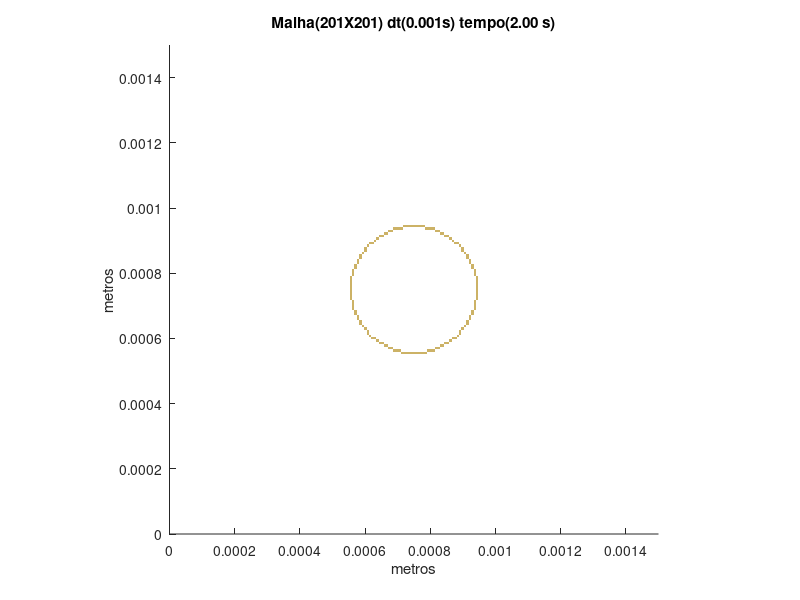

The MATLAB script that drew this image:
set (gca,'PlotBoxAspectRatio',[1 1 1],'Xlim',[0,0.0015],'Ylim',[0,0.0015])
hold on
title('Malha(201X201) dt(0.001s) tempo(2.00 s)')
hold on
ylabel('metros')
hold on
xlabel('metros')
hold on

fill([0.000708955223880597 0.000708955223880597 0.000716417910447761 0.000716417910447761],[0.000552238805970149 0.000559701492537313 0.000559701492537313 0.000552238805970149],[0.8,0.7,0.4],'LineStyle','none')

fill([0.000716417910447761 0.000716417910447761 0.000723880597014925 0.000723880597014925],[0.000552238805970149 0.000559701492537313 0.000559701492537313 0.000552238805970149],[0.8,0.7,0.4],'LineStyle','none')

fill([0.000723880597014925 0.000723880597014925 0.00073134328358209 0.00073134328358209],[0.000552238805970149 0.000559701492537313 0.000559701492537313 0.000552238805970149],[0.8,0.7,0.4],'LineStyle','none')

fill([0.00073134328358209 0.00073134328358209 0.000738805970149254 0.000738805970149254],[0.000552238805970149 0.000559701492537313 0.000559701492537313 0.000552238805970149],[0.8,0.7,0.4],'LineStyle','none')

fill([0.000738805970149254 0.000738805970149254 0.000746268656716418 0.000746268656716418],[0.000552238805970149 0.000559701492537313 0.000559701492537313 0.000552238805970149],[0.8,0.7,0.4],'LineStyle','none')

fill([0.000746268656716418 0.000746268656716418 0.000753731343283582 0.000753731343283582],[0.000552238805970149 0.000559701492537313 0.000559701492537313 0.000552238805970149],[0.8,0.7,0.4],'LineStyle','none')

fill([0.000753731343283582 0.000753731343283582 0.000761194029850746 0.000761194029850746],[0.000552238805970149 0.000559701492537313 0.000559701492537313 0.000552238805970149],[0.8,0.7,0.4],'LineStyle','none')

fill([0.000761194029850746 0.000761194029850746 0.000768656716417911 0.000768656716417911],[0.000552238805970149 0.000559701492537313 0.000559701492537313 0.000552238805970149],[0.8,0.7,0.4],'LineStyle','none')

fill([0.000768656716417911 0.000768656716417911 0.000776119402985075 0.000776119402985075],[0.000552238805970149 0.000559701492537313 0.000559701492537313 0.000552238805970149],[0.8,0.7,0.4],'LineStyle','none')

fill([0.000776119402985075 0.000776119402985075 0.000783582089552239 0.000783582089552239],[0.000552238805970149 0.000559701492537313 0.000559701492537313 0.000552238805970149],[0.8,0.7,0.4],'LineStyle','none')

fill([0.000783582089552239 0.000783582089552239 0.000791044776119403 0.000791044776119403],[0.000552238805970149 0.000559701492537313 0.000559701492537313 0.000552238805970149],[0.8,0.7,0.4],'LineStyle','none')

fill([0.000686567164179104 0.000686567164179104 0.000694029850746269 0.000694029850746269],[0.000559701492537313 0.000567164179104478 0.000567164179104478 0.000559701492537313],[0.8,0.7,0.4],'LineStyle','none')

fill([0.000694029850746269 0.000694029850746269 0.000701492537313433 0.000701492537313433],[0.000559701492537313 0.000567164179104478 0.000567164179104478 0.000559701492537313],[0.8,0.7,0.4],'LineStyle','none')

fill([0.000701492537313433 0.000701492537313433 0.000708955223880597 0.000708955223880597],[0.000559701492537313 0.000567164179104478 0.000567164179104478 0.000559701492537313],[0.8,0.7,0.4],'LineStyle','none')

fill([0.000791044776119403 0.000791044776119403 0.000798507462686567 0.000798507462686567],[0.000559701492537313 0.000567164179104478 0.000567164179104478 0.000559701492537313],[0.8,0.7,0.4],'LineStyle','none')

fill([0.000798507462686567 0.000798507462686567 0.000805970149253731 0.000805970149253731],[0.000559701492537313 0.000567164179104478 0.000567164179104478 0.000559701492537313],[0.8,0.7,0.4],'LineStyle','none')

fill([0.000805970149253731 0.000805970149253731 0.000813432835820896 0.000813432835820896],[0.000559701492537313 0.000567164179104478 0.000567164179104478 0.000559701492537313],[0.8,0.7,0.4],'LineStyle','none')

fill([0.000671641791044776 0.000671641791044776 0.00067910447761194 0.00067910447761194],[0.000567164179104478 0.000574626865671642 0.000574626865671642 0.000567164179104478],[0.8,0.7,0.4],'LineStyle','none')

fill([0.00067910447761194 0.00067910447761194 0.000686567164179104 0.000686567164179104],[0.000567164179104478 0.000574626865671642 0.000574626865671642 0.000567164179104478],[0.8,0.7,0.4],'LineStyle','none')

fill([0.000813432835820896 0.000813432835820896 0.00082089552238806 0.00082089552238806],[0.000567164179104478 0.000574626865671642 0.000574626865671642 0.000567164179104478],[0.8,0.7,0.4],'LineStyle','none')

fill([0.00082089552238806 0.00082089552238806 0.000828358208955224 0.000828358208955224],[0.000567164179104478 0.000574626865671642 0.000574626865671642 0.000567164179104478],[0.8,0.7,0.4],'LineStyle','none')

fill([0.000656716417910448 0.000656716417910448 0.000664179104477612 0.000664179104477612],[0.000574626865671642 0.000582089552238806 0.000582089552238806 0.000574626865671642],[0.8,0.7,0.4],'LineStyle','none')

fill([0.000664179104477612 0.000664179104477612 0.000671641791044776 0.000671641791044776],[0.000574626865671642 0.000582089552238806 0.000582089552238806 0.000574626865671642],[0.8,0.7,0.4],'LineStyle','none')

fill([0.000828358208955224 0.000828358208955224 0.000835820895522388 0.000835820895522388],[0.000574626865671642 0.000582089552238806 0.000582089552238806 0.000574626865671642],[0.8,0.7,0.4],'LineStyle','none')

fill([0.000835820895522388 0.000835820895522388 0.000843283582089552 0.000843283582089552],[0.000574626865671642 0.000582089552238806 0.000582089552238806 0.000574626865671642],[0.8,0.7,0.4],'LineStyle','none')

fill([0.000641791044776119 0.000641791044776119 0.000649253731343284 0.000649253731343284],[0.000582089552238806 0.00058955223880597 0.00058955223880597 0.000582089552238806],[0.8,0.7,0.4],'LineStyle','none')

fill([0.000649253731343284 0.000649253731343284 0.000656716417910448 0.000656716417910448],[0.000582089552238806 0.00058955223880597 0.00058955223880597 0.000582089552238806],[0.8,0.7,0.4],'LineStyle','none')

fill([0.000843283582089552 0.000843283582089552 0.000850746268656716 0.000850746268656716],[0.000582089552238806 0.00058955223880597 0.00058955223880597 0.000582089552238806],[0.8,0.7,0.4],'LineStyle','none')

fill([0.000850746268656716 0.000850746268656716 0.000858208955223881 0.000858208955223881],[0.000582089552238806 0.00058955223880597 0.00058955223880597 0.000582089552238806],[0.8,0.7,0.4],'LineStyle','none')

fill([0.000634328358208955 0.000634328358208955 0.000641791044776119 0.000641791044776119],[0.00058955223880597 0.000597014925373134 0.000597014925373134 0.00058955223880597],[0.8,0.7,0.4],'LineStyle','none')

fill([0.000858208955223881 0.000858208955223881 0.000865671641791045 0.000865671641791045],[0.00058955223880597 0.000597014925373134 0.000597014925373134 0.00058955223880597],[0.8,0.7,0.4],'LineStyle','none')

fill([0.000619402985074627 0.000619402985074627 0.000626865671641791 0.000626865671641791],[0.000597014925373134 0.000604477611940299 0.000604477611940299 0.000597014925373134],[0.8,0.7,0.4],'LineStyle','none')

fill([0.000626865671641791 0.000626865671641791 0.000634328358208955 0.000634328358208955],[0.000597014925373134 0.000604477611940299 0.000604477611940299 0.000597014925373134],[0.8,0.7,0.4],'LineStyle','none')

fill([0.000865671641791045 0.000865671641791045 0.000873134328358209 0.000873134328358209],[0.000597014925373134 0.000604477611940299 0.000604477611940299 0.000597014925373134],[0.8,0.7,0.4],'LineStyle','none')

fill([0.000873134328358209 0.000873134328358209 0.000880597014925373 0.000880597014925373],[0.000597014925373134 0.000604477611940299 0.000604477611940299 0.000597014925373134],[0.8,0.7,0.4],'LineStyle','none')

fill([0.000611940298507463 0.000611940298507463 0.000619402985074627 0.000619402985074627],[0.000604477611940299 0.000611940298507463 0.000611940298507463 0.000604477611940299],[0.8,0.7,0.4],'LineStyle','none')

fill([0.000880597014925373 0.000880597014925373 0.000888059701492537 0.000888059701492537],[0.000604477611940299 0.000611940298507463 0.000611940298507463 0.000604477611940299],[0.8,0.7,0.4],'LineStyle','none')

fill([0.000604477611940299 0.000604477611940299 0.000611940298507463 0.000611940298507463],[0.000611940298507463 0.000619402985074627 0.000619402985074627 0.000611940298507463],[0.8,0.7,0.4],'LineStyle','none')

fill([0.000888059701492537 0.000888059701492537 0.000895522388059702 0.000895522388059702],[0.000611940298507463 0.000619402985074627 0.000619402985074627 0.000611940298507463],[0.8,0.7,0.4],'LineStyle','none')

fill([0.000604477611940299 0.000604477611940299 0.000611940298507463 0.000611940298507463],[0.000619402985074627 0.000626865671641791 0.000626865671641791 0.000619402985074627],[0.8,0.7,0.4],'LineStyle','none')

fill([0.000888059701492537 0.000888059701492537 0.000895522388059702 0.000895522388059702],[0.000619402985074627 0.000626865671641791 0.000626865671641791 0.000619402985074627],[0.8,0.7,0.4],'LineStyle','none')

fill([0.000597014925373134 0.000597014925373134 0.000604477611940299 0.000604477611940299],[0.000626865671641791 0.000634328358208955 0.000634328358208955 0.000626865671641791],[0.8,0.7,0.4],'LineStyle','none')

fill([0.000895522388059702 0.000895522388059702 0.000902985074626866 0.000902985074626866],[0.000626865671641791 0.000634328358208955 0.000634328358208955 0.000626865671641791],[0.8,0.7,0.4],'LineStyle','none')

fill([0.00058955223880597 0.00058955223880597 0.000597014925373134 0.000597014925373134],[0.000634328358208955 0.000641791044776119 0.000641791044776119 0.000634328358208955],[0.8,0.7,0.4],'LineStyle','none')

fill([0.000902985074626866 0.000902985074626866 0.00091044776119403 0.00091044776119403],[0.000634328358208955 0.000641791044776119 0.000641791044776119 0.000634328358208955],[0.8,0.7,0.4],'LineStyle','none')

fill([0.000582089552238806 0.000582089552238806 0.00058955223880597 0.00058955223880597],[0.000641791044776119 0.000649253731343284 0.000649253731343284 0.000641791044776119],[0.8,0.7,0.4],'LineStyle','none')

fill([0.00091044776119403 0.00091044776119403 0.000917910447761194 0.000917910447761194],[0.000641791044776119 0.000649253731343284 0.000649253731343284 0.000641791044776119],[0.8,0.7,0.4],'LineStyle','none')

fill([0.000582089552238806 0.000582089552238806 0.00058955223880597 0.00058955223880597],[0.000649253731343284 0.000656716417910448 0.000656716417910448 0.000649253731343284],[0.8,0.7,0.4],'LineStyle','none')

fill([0.00091044776119403 0.00091044776119403 0.000917910447761194 0.000917910447761194],[0.000649253731343284 0.000656716417910448 0.000656716417910448 0.000649253731343284],[0.8,0.7,0.4],'LineStyle','none')

fill([0.000574626865671642 0.000574626865671642 0.000582089552238806 0.000582089552238806],[0.000656716417910448 0.000664179104477612 0.000664179104477612 0.000656716417910448],[0.8,0.7,0.4],'LineStyle','none')

fill([0.000917910447761194 0.000917910447761194 0.000925373134328358 0.000925373134328358],[0.000656716417910448 0.000664179104477612 0.000664179104477612 0.000656716417910448],[0.8,0.7,0.4],'LineStyle','none')

fill([0.000574626865671642 0.000574626865671642 0.000582089552238806 0.000582089552238806],[0.000664179104477612 0.000671641791044776 0.000671641791044776 0.000664179104477612],[0.8,0.7,0.4],'LineStyle','none')

fill([0.000917910447761194 0.000917910447761194 0.000925373134328358 0.000925373134328358],[0.000664179104477612 0.000671641791044776 0.000671641791044776 0.000664179104477612],[0.8,0.7,0.4],'LineStyle','none')

fill([0.000567164179104478 0.000567164179104478 0.000574626865671642 0.000574626865671642],[0.000671641791044776 0.00067910447761194 0.00067910447761194 0.000671641791044776],[0.8,0.7,0.4],'LineStyle','none')

fill([0.000925373134328358 0.000925373134328358 0.000932835820895522 0.000932835820895522],[0.000671641791044776 0.00067910447761194 0.00067910447761194 0.000671641791044776],[0.8,0.7,0.4],'LineStyle','none')

fill([0.000567164179104478 0.000567164179104478 0.000574626865671642 0.000574626865671642],[0.00067910447761194 0.000686567164179104 0.000686567164179104 0.00067910447761194],[0.8,0.7,0.4],'LineStyle','none')

fill([0.000925373134328358 0.000925373134328358 0.000932835820895522 0.000932835820895522],[0.00067910447761194 0.000686567164179104 0.000686567164179104 0.00067910447761194],[0.8,0.7,0.4],'LineStyle','none')

fill([0.000559701492537313 0.000559701492537313 0.000567164179104478 0.000567164179104478],[0.000686567164179104 0.000694029850746269 0.000694029850746269 0.000686567164179104],[0.8,0.7,0.4],'LineStyle','none')

fill([0.000932835820895522 0.000932835820895522 0.000940298507462687 0.000940298507462687],[0.000686567164179104 0.000694029850746269 0.000694029850746269 0.000686567164179104],[0.8,0.7,0.4],'LineStyle','none')

fill([0.000559701492537313 0.000559701492537313 0.000567164179104478 0.000567164179104478],[0.000694029850746269 0.000701492537313433 0.000701492537313433 0.000694029850746269],[0.8,0.7,0.4],'LineStyle','none')

fill([0.000932835820895522 0.000932835820895522 0.000940298507462687 0.000940298507462687],[0.000694029850746269 0.000701492537313433 0.000701492537313433 0.000694029850746269],[0.8,0.7,0.4],'LineStyle','none')

fill([0.000559701492537313 0.000559701492537313 0.000567164179104478 0.000567164179104478],[0.000701492537313433 0.000708955223880597 0.000708955223880597 0.000701492537313433],[0.8,0.7,0.4],'LineStyle','none')

fill([0.000932835820895522 0.000932835820895522 0.000940298507462687 0.000940298507462687],[0.000701492537313433 0.000708955223880597 0.000708955223880597 0.000701492537313433],[0.8,0.7,0.4],'LineStyle','none')

fill([0.000559701492537313 0.000559701492537313 0.000567164179104478 0.000567164179104478],[0.000708955223880597 0.000716417910447761 0.000716417910447761 0.000708955223880597],[0.8,0.7,0.4],'LineStyle','none')

fill([0.000932835820895522 0.000932835820895522 0.000940298507462687 0.000940298507462687],[0.000708955223880597 0.000716417910447761 0.000716417910447761 0.000708955223880597],[0.8,0.7,0.4],'LineStyle','none')

fill([0.000552238805970149 0.000552238805970149 0.000559701492537313 0.000559701492537313],[0.000716417910447761 0.000723880597014925 0.000723880597014925 0.000716417910447761],[0.8,0.7,0.4],'LineStyle','none')

fill([0.000940298507462687 0.000940298507462687 0.000947761194029851 0.000947761194029851],[0.000716417910447761 0.000723880597014925 0.000723880597014925 0.000716417910447761],[0.8,0.7,0.4],'LineStyle','none')

fill([0.000552238805970149 0.000552238805970149 0.000559701492537313 0.000559701492537313],[0.000723880597014925 0.00073134328358209 0.00073134328358209 0.000723880597014925],[0.8,0.7,0.4],'LineStyle','none')

fill([0.000940298507462687 0.000940298507462687 0.000947761194029851 0.000947761194029851],[0.000723880597014925 0.00073134328358209 0.00073134328358209 0.000723880597014925],[0.8,0.7,0.4],'LineStyle','none')

fill([0.000552238805970149 0.000552238805970149 0.000559701492537313 0.000559701492537313],[0.00073134328358209 0.000738805970149254 0.000738805970149254 0.00073134328358209],[0.8,0.7,0.4],'LineStyle','none')

fill([0.000940298507462687 0.000940298507462687 0.000947761194029851 0.000947761194029851],[0.00073134328358209 0.000738805970149254 0.000738805970149254 0.00073134328358209],[0.8,0.7,0.4],'LineStyle','none')

fill([0.000552238805970149 0.000552238805970149 0.000559701492537313 0.000559701492537313],[0.000738805970149254 0.000746268656716418 0.000746268656716418 0.000738805970149254],[0.8,0.7,0.4],'LineStyle','none')

fill([0.000940298507462687 0.000940298507462687 0.000947761194029851 0.000947761194029851],[0.000738805970149254 0.000746268656716418 0.000746268656716418 0.000738805970149254],[0.8,0.7,0.4],'LineStyle','none')

fill([0.000552238805970149 0.000552238805970149 0.000559701492537313 0.000559701492537313],[0.000746268656716418 0.000753731343283582 0.000753731343283582 0.000746268656716418],[0.8,0.7,0.4],'LineStyle','none')

fill([0.000940298507462687 0.000940298507462687 0.000947761194029851 0.000947761194029851],[0.000746268656716418 0.000753731343283582 0.000753731343283582 0.000746268656716418],[0.8,0.7,0.4],'LineStyle','none')

fill([0.000552238805970149 0.000552238805970149 0.000559701492537313 0.000559701492537313],[0.000753731343283582 0.000761194029850746 0.000761194029850746 0.000753731343283582],[0.8,0.7,0.4],'LineStyle','none')

fill([0.000940298507462687 0.000940298507462687 0.000947761194029851 0.000947761194029851],[0.000753731343283582 0.000761194029850746 0.000761194029850746 0.000753731343283582],[0.8,0.7,0.4],'LineStyle','none')

fill([0.000552238805970149 0.000552238805970149 0.000559701492537313 0.000559701492537313],[0.000761194029850746 0.000768656716417911 0.000768656716417911 0.000761194029850746],[0.8,0.7,0.4],'LineStyle','none')

fill([0.000940298507462687 0.000940298507462687 0.000947761194029851 0.000947761194029851],[0.000761194029850746 0.000768656716417911 0.000768656716417911 0.000761194029850746],[0.8,0.7,0.4],'LineStyle','none')

fill([0.000552238805970149 0.000552238805970149 0.000559701492537313 0.000559701492537313],[0.000768656716417911 0.000776119402985075 0.000776119402985075 0.000768656716417911],[0.8,0.7,0.4],'LineStyle','none')

fill([0.000940298507462687 0.000940298507462687 0.000947761194029851 0.000947761194029851],[0.000768656716417911 0.000776119402985075 0.000776119402985075 0.000768656716417911],[0.8,0.7,0.4],'LineStyle','none')

fill([0.000552238805970149 0.000552238805970149 0.000559701492537313 0.000559701492537313],[0.000776119402985075 0.000783582089552239 0.000783582089552239 0.000776119402985075],[0.8,0.7,0.4],'LineStyle','none')

fill([0.000940298507462687 0.000940298507462687 0.000947761194029851 0.000947761194029851],[0.000776119402985075 0.000783582089552239 0.000783582089552239 0.000776119402985075],[0.8,0.7,0.4],'LineStyle','none')

fill([0.000552238805970149 0.000552238805970149 0.000559701492537313 0.000559701492537313],[0.000783582089552239 0.000791044776119403 0.000791044776119403 0.000783582089552239],[0.8,0.7,0.4],'LineStyle','none')

fill([0.000940298507462687 0.000940298507462687 0.000947761194029851 0.000947761194029851],[0.000783582089552239 0.000791044776119403 0.000791044776119403 0.000783582089552239],[0.8,0.7,0.4],'LineStyle','none')

fill([0.000559701492537313 0.000559701492537313 0.000567164179104478 0.000567164179104478],[0.000791044776119403 0.000798507462686567 0.000798507462686567 0.000791044776119403],[0.8,0.7,0.4],'LineStyle','none')

fill([0.000932835820895522 0.000932835820895522 0.000940298507462687 0.000940298507462687],[0.000791044776119403 0.000798507462686567 0.000798507462686567 0.000791044776119403],[0.8,0.7,0.4],'LineStyle','none')

fill([0.000559701492537313 0.000559701492537313 0.000567164179104478 0.000567164179104478],[0.000798507462686567 0.000805970149253731 0.000805970149253731 0.000798507462686567],[0.8,0.7,0.4],'LineStyle','none')

fill([0.000932835820895522 0.000932835820895522 0.000940298507462687 0.000940298507462687],[0.000798507462686567 0.000805970149253731 0.000805970149253731 0.000798507462686567],[0.8,0.7,0.4],'LineStyle','none')

fill([0.000559701492537313 0.000559701492537313 0.000567164179104478 0.000567164179104478],[0.000805970149253731 0.000813432835820896 0.000813432835820896 0.000805970149253731],[0.8,0.7,0.4],'LineStyle','none')

fill([0.000932835820895522 0.000932835820895522 0.000940298507462687 0.000940298507462687],[0.000805970149253731 0.000813432835820896 0.000813432835820896 0.000805970149253731],[0.8,0.7,0.4],'LineStyle','none')

fill([0.000567164179104478 0.000567164179104478 0.000574626865671642 0.000574626865671642],[0.000813432835820896 0.00082089552238806 0.00082089552238806 0.000813432835820896],[0.8,0.7,0.4],'LineStyle','none')

fill([0.000925373134328358 0.000925373134328358 0.000932835820895522 0.000932835820895522],[0.000813432835820896 0.00082089552238806 0.00082089552238806 0.000813432835820896],[0.8,0.7,0.4],'LineStyle','none')

fill([0.000567164179104478 0.000567164179104478 0.000574626865671642 0.000574626865671642],[0.00082089552238806 0.000828358208955224 0.000828358208955224 0.00082089552238806],[0.8,0.7,0.4],'LineStyle','none')

fill([0.000925373134328358 0.000925373134328358 0.000932835820895522 0.000932835820895522],[0.00082089552238806 0.000828358208955224 0.000828358208955224 0.00082089552238806],[0.8,0.7,0.4],'LineStyle','none')

fill([0.000574626865671642 0.000574626865671642 0.000582089552238806 0.000582089552238806],[0.000828358208955224 0.000835820895522388 0.000835820895522388 0.000828358208955224],[0.8,0.7,0.4],'LineStyle','none')

fill([0.000917910447761194 0.000917910447761194 0.000925373134328358 0.000925373134328358],[0.000828358208955224 0.000835820895522388 0.000835820895522388 0.000828358208955224],[0.8,0.7,0.4],'LineStyle','none')

fill([0.000574626865671642 0.000574626865671642 0.000582089552238806 0.000582089552238806],[0.000835820895522388 0.000843283582089552 0.000843283582089552 0.000835820895522388],[0.8,0.7,0.4],'LineStyle','none')

fill([0.000917910447761194 0.000917910447761194 0.000925373134328358 0.000925373134328358],[0.000835820895522388 0.000843283582089552 0.000843283582089552 0.000835820895522388],[0.8,0.7,0.4],'LineStyle','none')

fill([0.000582089552238806 0.000582089552238806 0.00058955223880597 0.00058955223880597],[0.000843283582089552 0.000850746268656716 0.000850746268656716 0.000843283582089552],[0.8,0.7,0.4],'LineStyle','none')

fill([0.00091044776119403 0.00091044776119403 0.000917910447761194 0.000917910447761194],[0.000843283582089552 0.000850746268656716 0.000850746268656716 0.000843283582089552],[0.8,0.7,0.4],'LineStyle','none')

fill([0.000582089552238806 0.000582089552238806 0.00058955223880597 0.00058955223880597],[0.000850746268656716 0.000858208955223881 0.000858208955223881 0.000850746268656716],[0.8,0.7,0.4],'LineStyle','none')

fill([0.00091044776119403 0.00091044776119403 0.000917910447761194 0.000917910447761194],[0.000850746268656716 0.000858208955223881 0.000858208955223881 0.000850746268656716],[0.8,0.7,0.4],'LineStyle','none')

fill([0.00058955223880597 0.00058955223880597 0.000597014925373134 0.000597014925373134],[0.000858208955223881 0.000865671641791045 0.000865671641791045 0.000858208955223881],[0.8,0.7,0.4],'LineStyle','none')

fill([0.000902985074626866 0.000902985074626866 0.00091044776119403 0.00091044776119403],[0.000858208955223881 0.000865671641791045 0.000865671641791045 0.000858208955223881],[0.8,0.7,0.4],'LineStyle','none')

fill([0.000597014925373134 0.000597014925373134 0.000604477611940299 0.000604477611940299],[0.000865671641791045 0.000873134328358209 0.000873134328358209 0.000865671641791045],[0.8,0.7,0.4],'LineStyle','none')

fill([0.000895522388059702 0.000895522388059702 0.000902985074626866 0.000902985074626866],[0.000865671641791045 0.000873134328358209 0.000873134328358209 0.000865671641791045],[0.8,0.7,0.4],'LineStyle','none')

fill([0.000597014925373134 0.000597014925373134 0.000604477611940299 0.000604477611940299],[0.000873134328358209 0.000880597014925373 0.000880597014925373 0.000873134328358209],[0.8,0.7,0.4],'LineStyle','none')

fill([0.000895522388059702 0.000895522388059702 0.000902985074626866 0.000902985074626866],[0.000873134328358209 0.000880597014925373 0.000880597014925373 0.000873134328358209],[0.8,0.7,0.4],'LineStyle','none')

fill([0.000604477611940299 0.000604477611940299 0.000611940298507463 0.000611940298507463],[0.000880597014925373 0.000888059701492537 0.000888059701492537 0.000880597014925373],[0.8,0.7,0.4],'LineStyle','none')

fill([0.000888059701492537 0.000888059701492537 0.000895522388059702 0.000895522388059702],[0.000880597014925373 0.000888059701492537 0.000888059701492537 0.000880597014925373],[0.8,0.7,0.4],'LineStyle','none')

fill([0.000611940298507463 0.000611940298507463 0.000619402985074627 0.000619402985074627],[0.000888059701492537 0.000895522388059702 0.000895522388059702 0.000888059701492537],[0.8,0.7,0.4],'LineStyle','none')

fill([0.000619402985074627 0.000619402985074627 0.000626865671641791 0.000626865671641791],[0.000888059701492537 0.000895522388059702 0.000895522388059702 0.000888059701492537],[0.8,0.7,0.4],'LineStyle','none')

fill([0.000873134328358209 0.000873134328358209 0.000880597014925373 0.000880597014925373],[0.000888059701492537 0.000895522388059702 0.000895522388059702 0.000888059701492537],[0.8,0.7,0.4],'LineStyle','none')

fill([0.000880597014925373 0.000880597014925373 0.000888059701492537 0.000888059701492537],[0.000888059701492537 0.000895522388059702 0.000895522388059702 0.000888059701492537],[0.8,0.7,0.4],'LineStyle','none')

fill([0.000626865671641791 0.000626865671641791 0.000634328358208955 0.000634328358208955],[0.000895522388059702 0.000902985074626866 0.000902985074626866 0.000895522388059702],[0.8,0.7,0.4],'LineStyle','none')

fill([0.000865671641791045 0.000865671641791045 0.000873134328358209 0.000873134328358209],[0.000895522388059702 0.000902985074626866 0.000902985074626866 0.000895522388059702],[0.8,0.7,0.4],'LineStyle','none')

fill([0.000634328358208955 0.000634328358208955 0.000641791044776119 0.000641791044776119],[0.000902985074626866 0.00091044776119403 0.00091044776119403 0.000902985074626866],[0.8,0.7,0.4],'LineStyle','none')

fill([0.000858208955223881 0.000858208955223881 0.000865671641791045 0.000865671641791045],[0.000902985074626866 0.00091044776119403 0.00091044776119403 0.000902985074626866],[0.8,0.7,0.4],'LineStyle','none')

fill([0.000641791044776119 0.000641791044776119 0.000649253731343284 0.000649253731343284],[0.00091044776119403 0.000917910447761194 0.000917910447761194 0.00091044776119403],[0.8,0.7,0.4],'LineStyle','none')

fill([0.000649253731343284 0.000649253731343284 0.000656716417910448 0.000656716417910448],[0.00091044776119403 0.000917910447761194 0.000917910447761194 0.00091044776119403],[0.8,0.7,0.4],'LineStyle','none')

fill([0.000843283582089552 0.000843283582089552 0.000850746268656716 0.000850746268656716],[0.00091044776119403 0.000917910447761194 0.000917910447761194 0.00091044776119403],[0.8,0.7,0.4],'LineStyle','none')

fill([0.000850746268656716 0.000850746268656716 0.000858208955223881 0.000858208955223881],[0.00091044776119403 0.000917910447761194 0.000917910447761194 0.00091044776119403],[0.8,0.7,0.4],'LineStyle','none')

fill([0.000656716417910448 0.000656716417910448 0.000664179104477612 0.000664179104477612],[0.000917910447761194 0.000925373134328358 0.000925373134328358 0.000917910447761194],[0.8,0.7,0.4],'LineStyle','none')

fill([0.000664179104477612 0.000664179104477612 0.000671641791044776 0.000671641791044776],[0.000917910447761194 0.000925373134328358 0.000925373134328358 0.000917910447761194],[0.8,0.7,0.4],'LineStyle','none')

fill([0.000828358208955224 0.000828358208955224 0.000835820895522388 0.000835820895522388],[0.000917910447761194 0.000925373134328358 0.000925373134328358 0.000917910447761194],[0.8,0.7,0.4],'LineStyle','none')

fill([0.000835820895522388 0.000835820895522388 0.000843283582089552 0.000843283582089552],[0.000917910447761194 0.000925373134328358 0.000925373134328358 0.000917910447761194],[0.8,0.7,0.4],'LineStyle','none')

fill([0.000671641791044776 0.000671641791044776 0.00067910447761194 0.00067910447761194],[0.000925373134328358 0.000932835820895522 0.000932835820895522 0.000925373134328358],[0.8,0.7,0.4],'LineStyle','none')

fill([0.00067910447761194 0.00067910447761194 0.000686567164179104 0.000686567164179104],[0.000925373134328358 0.000932835820895522 0.000932835820895522 0.000925373134328358],[0.8,0.7,0.4],'LineStyle','none')

fill([0.000813432835820896 0.000813432835820896 0.00082089552238806 0.00082089552238806],[0.000925373134328358 0.000932835820895522 0.000932835820895522 0.000925373134328358],[0.8,0.7,0.4],'LineStyle','none')

fill([0.00082089552238806 0.00082089552238806 0.000828358208955224 0.000828358208955224],[0.000925373134328358 0.000932835820895522 0.000932835820895522 0.000925373134328358],[0.8,0.7,0.4],'LineStyle','none')

fill([0.000686567164179104 0.000686567164179104 0.000694029850746269 0.000694029850746269],[0.000932835820895522 0.000940298507462687 0.000940298507462687 0.000932835820895522],[0.8,0.7,0.4],'LineStyle','none')

fill([0.000694029850746269 0.000694029850746269 0.000701492537313433 0.000701492537313433],[0.000932835820895522 0.000940298507462687 0.000940298507462687 0.000932835820895522],[0.8,0.7,0.4],'LineStyle','none')

fill([0.000701492537313433 0.000701492537313433 0.000708955223880597 0.000708955223880597],[0.000932835820895522 0.000940298507462687 0.000940298507462687 0.000932835820895522],[0.8,0.7,0.4],'LineStyle','none')

fill([0.000708955223880597 0.000708955223880597 0.000716417910447761 0.000716417910447761],[0.000932835820895522 0.000940298507462687 0.000940298507462687 0.000932835820895522],[0.8,0.7,0.4],'LineStyle','none')

fill([0.000783582089552239 0.000783582089552239 0.000791044776119403 0.000791044776119403],[0.000932835820895522 0.000940298507462687 0.000940298507462687 0.000932835820895522],[0.8,0.7,0.4],'LineStyle','none')

fill([0.000791044776119403 0.000791044776119403 0.000798507462686567 0.000798507462686567],[0.000932835820895522 0.000940298507462687 0.000940298507462687 0.000932835820895522],[0.8,0.7,0.4],'LineStyle','none')

fill([0.000798507462686567 0.000798507462686567 0.000805970149253731 0.000805970149253731],[0.000932835820895522 0.000940298507462687 0.000940298507462687 0.000932835820895522],[0.8,0.7,0.4],'LineStyle','none')

fill([0.000805970149253731 0.000805970149253731 0.000813432835820896 0.000813432835820896],[0.000932835820895522 0.000940298507462687 0.000940298507462687 0.000932835820895522],[0.8,0.7,0.4],'LineStyle','none')

fill([0.000716417910447761 0.000716417910447761 0.000723880597014925 0.000723880597014925],[0.000940298507462687 0.000947761194029851 0.000947761194029851 0.000940298507462687],[0.8,0.7,0.4],'LineStyle','none')

fill([0.000723880597014925 0.000723880597014925 0.00073134328358209 0.00073134328358209],[0.000940298507462687 0.000947761194029851 0.000947761194029851 0.000940298507462687],[0.8,0.7,0.4],'LineStyle','none')

fill([0.00073134328358209 0.00073134328358209 0.000738805970149254 0.000738805970149254],[0.000940298507462687 0.000947761194029851 0.000947761194029851 0.000940298507462687],[0.8,0.7,0.4],'LineStyle','none')

fill([0.000738805970149254 0.000738805970149254 0.000746268656716418 0.000746268656716418],[0.000940298507462687 0.000947761194029851 0.000947761194029851 0.000940298507462687],[0.8,0.7,0.4],'LineStyle','none')

fill([0.000746268656716418 0.000746268656716418 0.000753731343283582 0.000753731343283582],[0.000940298507462687 0.000947761194029851 0.000947761194029851 0.000940298507462687],[0.8,0.7,0.4],'LineStyle','none')

fill([0.000753731343283582 0.000753731343283582 0.000761194029850746 0.000761194029850746],[0.000940298507462687 0.000947761194029851 0.000947761194029851 0.000940298507462687],[0.8,0.7,0.4],'LineStyle','none')

fill([0.000761194029850746 0.000761194029850746 0.000768656716417911 0.000768656716417911],[0.000940298507462687 0.000947761194029851 0.000947761194029851 0.000940298507462687],[0.8,0.7,0.4],'LineStyle','none')

fill([0.000768656716417911 0.000768656716417911 0.000776119402985075 0.000776119402985075],[0.000940298507462687 0.000947761194029851 0.000947761194029851 0.000940298507462687],[0.8,0.7,0.4],'LineStyle','none')

fill([0.000776119402985075 0.000776119402985075 0.000783582089552239 0.000783582089552239],[0.000940298507462687 0.000947761194029851 0.000947761194029851 0.000940298507462687],[0.8,0.7,0.4],'LineStyle','none')
